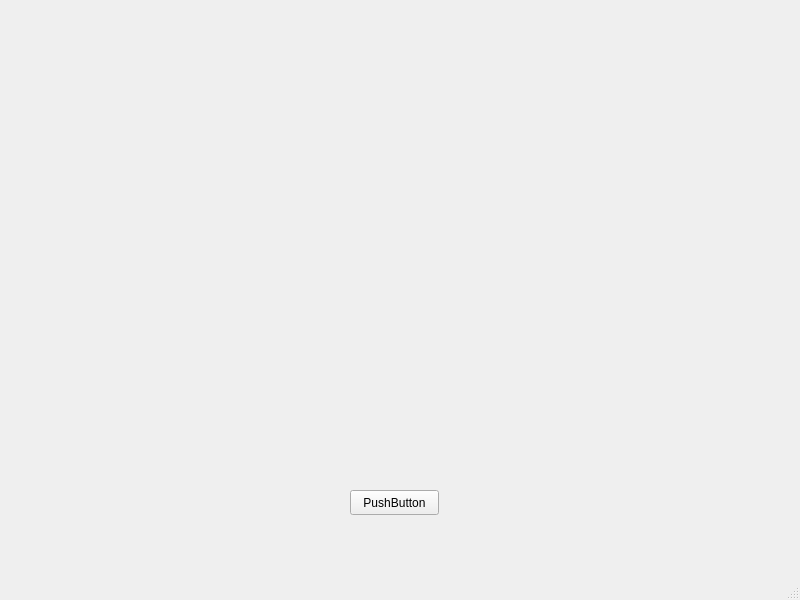
<?xml version="1.0" encoding="UTF-8"?>
<ui version="4.0">
 <class>SlotMachine</class>
 <widget class="QMainWindow" name="SlotMachine">
  <property name="geometry">
   <rect>
    <x>0</x>
    <y>0</y>
    <width>800</width>
    <height>600</height>
   </rect>
  </property>
  <property name="windowTitle">
   <string>MainWindow</string>
  </property>
  <widget class="QWidget" name="centralwidget">
   <widget class="QPushButton" name="pushButton">
    <property name="geometry">
     <rect>
      <x>350</x>
      <y>490</y>
      <width>89</width>
      <height>25</height>
     </rect>
    </property>
    <property name="text">
     <string>PushButton</string>
    </property>
   </widget>
   <widget class="QLabel" name="SpinLeft">
    <property name="geometry">
     <rect>
      <x>100</x>
      <y>270</y>
      <width>150</width>
      <height>150</height>
     </rect>
    </property>
    <property name="text">
     <string/>
    </property>
    <property name="pixmap">
     <pixmap resource="Resources/Images.qrc">:/Slots/clover.jpg</pixmap>
    </property>
   </widget>
   <widget class="QLabel" name="SpinMiddle">
    <property name="geometry">
     <rect>
      <x>320</x>
      <y>270</y>
      <width>150</width>
      <height>150</height>
     </rect>
    </property>
    <property name="text">
     <string/>
    </property>
    <property name="pixmap">
     <pixmap resource="Resources/Images.qrc">:/Slots/diamond.jpg</pixmap>
    </property>
   </widget>
   <widget class="QLabel" name="SpinRight">
    <property name="geometry">
     <rect>
      <x>540</x>
      <y>270</y>
      <width>150</width>
      <height>150</height>
     </rect>
    </property>
    <property name="text">
     <string/>
    </property>
    <property name="pixmap">
     <pixmap resource="Resources/Images.qrc">:/Slots/hearts.webp</pixmap>
    </property>
   </widget>
  </widget>
  <widget class="QMenuBar" name="menubar">
   <property name="geometry">
    <rect>
     <x>0</x>
     <y>0</y>
     <width>800</width>
     <height>26</height>
    </rect>
   </property>
  </widget>
  <widget class="QStatusBar" name="statusbar"/>
 </widget>
 <resources>
  <include location="Resources/Images.qrc"/>
 </resources>
 <connections/>
</ui>
